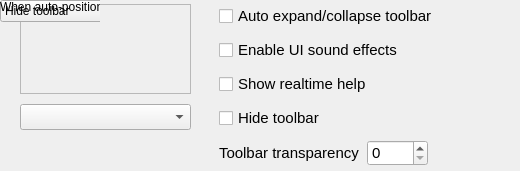
<widget class="QWidget" name="pageUi">
         <property name="sizePolicy">
          <sizepolicy hsizetype="Preferred" vsizetype="Maximum">
           <horstretch>0</horstretch>
           <verstretch>0</verstretch>
          </sizepolicy>
         </property>
         <layout class="QHBoxLayout" name="layoutPageUi">
          <property name="spacing"><number>28</number></property>
          <property name="leftMargin"><number>20</number></property>
          <property name="topMargin"><number>4</number></property>
          <property name="rightMargin"><number>12</number></property>
          <property name="bottomMargin"><number>4</number></property>
          <item>
           <layout class="QVBoxLayout" name="layoutUiPreview">
            <property name="spacing"><number>10</number></property>
            <item>
             <widget class="QFrame" name="frameToolbar">
              <property name="minimumSize"><size><width>171</width><height>90</height></size></property>
              <property name="maximumSize"><size><width>171</width><height>110</height></size></property>
              <property name="styleSheet"><string notr="true">color: rgb(255, 255, 255);</string></property>
              <property name="frameShape"><enum>QFrame::StyledPanel</enum></property>
              <property name="frameShadow"><enum>QFrame::Raised</enum></property>
              <layout class="QVBoxLayout" name="verticalLayout">
               <property name="spacing"><number>0</number></property>
               <property name="leftMargin"><number>8</number></property>
               <property name="topMargin"><number>8</number></property>
               <property name="rightMargin"><number>8</number></property>
               <property name="bottomMargin"><number>8</number></property>
               <item>
                <widget class="QLabel" name="labelToolbar">
                 <property name="enabled"><bool>false</bool></property>
                 <property name="styleSheet"><string notr="true"/></property>
                 <property name="text"><string/></property>
                </widget>
               </item>
              </layout>
             </widget>
            </item>
            <item>
             <widget class="QComboBox" name="cmbSkinSelect">
              <property name="minimumSize"><size><width>160</width><height>26</height></size></property>
              <property name="maximumSize"><size><width>171</width><height>26</height></size></property>
              <property name="font"><font><pointsize>11</pointsize><weight>50</weight><bold>false</bold></font></property>
             </widget>
            </item>
            <item>
             <spacer name="spacerUiPreviewBottom">
              <property name="orientation"><enum>Qt::Vertical</enum></property>
              <property name="sizeHint"><size><width>20</width><height>1</height></size></property>
             </spacer>
            </item>
           </layout>
          </item>
          <item>
           <layout class="QVBoxLayout" name="layoutUiOptions">
            <property name="spacing"><number>10</number></property>
            <item>
             <widget class="QCheckBox" name="ckbAutoExtend">
              <property name="font"><font><pointsize>11</pointsize><weight>50</weight><bold>false</bold></font></property>
              <property name="text"><string>Auto expand/collapse toolbar</string></property>
             </widget>
            </item>
            <item>
             <widget class="QCheckBox" name="ckbEnableUiAudioEffect">
              <property name="font"><font><pointsize>11</pointsize><weight>50</weight><bold>false</bold></font></property>
              <property name="text"><string>Enable UI sound effects</string></property>
             </widget>
            </item>
            <item>
             <widget class="QCheckBox" name="ckbDispRealHelp">
              <property name="font"><font><pointsize>11</pointsize><weight>50</weight><bold>false</bold></font></property>
              <property name="text"><string>Show realtime help</string></property>
             </widget>
            </item>
            <item>
             <widget class="QCheckBox" name="ckbHideToolbar">
              <property name="font"><font><pointsize>11</pointsize><weight>50</weight><bold>false</bold></font></property>
              <property name="text"><string>Hide toolbar</string></property>
             </widget>
            </item>
            <item>
             <layout class="QHBoxLayout" name="layoutToolbarTransparency">
              <property name="spacing"><number>8</number></property>
              <item>
               <widget class="QLabel" name="label_26">
                <property name="font"><font><pointsize>11</pointsize><weight>50</weight><bold>false</bold></font></property>
                <property name="text"><string>Toolbar transparency</string></property>
               </widget>
              </item>
              <item>
               <widget class="QSpinBox" name="spbToolbarTransparency">
                <property name="minimumSize"><size><width>61</width><height>26</height></size></property>
                <property name="maximumSize"><size><width>61</width><height>26</height></size></property>
                <property name="font"><font><pointsize>11</pointsize><weight>50</weight><bold>false</bold></font></property>
               </widget>
              </item>
              <item>
               <spacer name="spacerToolbarTransparency">
                <property name="orientation"><enum>Qt::Horizontal</enum></property>
                <property name="sizeHint"><size><width>40</width><height>20</height></size></property>
               </spacer>
              </item>
             </layout>
            </item>
            <item>
             <spacer name="spacerUiOptionsBottom">
              <property name="orientation"><enum>Qt::Vertical</enum></property>
              <property name="sizeHint"><size><width>20</width><height>1</height></size></property>
             </spacer>
            </item>
           </layout>
          </item>
          <item>
           <spacer name="spacerUiRight">
            <property name="orientation"><enum>Qt::Horizontal</enum></property>
            <property name="sizeHint"><size><width>40</width><height>20</height></size></property>
           </spacer>
          </item>
         </layout>
         <widget class="QWidget" name="hiddenUiLegacyWidgets">
          <property name="visible"><bool>false</bool></property>
          <widget class="QLabel" name="labelUi">
           <property name="visible"><bool>false</bool></property>
           <property name="text"><string>Interface settings</string></property>
          </widget>
          <widget class="QLabel" name="label_24">
           <property name="visible"><bool>false</bool></property>
           <property name="text"><string>Options</string></property>
          </widget>
          <widget class="QCheckBox" name="ckbAutoLocate">
           <property name="visible"><bool>false</bool></property>
           <property name="text"><string>Auto-position toolbar</string></property>
          </widget>
          <widget class="QComboBox" name="cmbWhenLossLocation">
           <property name="visible"><bool>false</bool></property>
           <item><property name="text"><string>Hide toolbar</string></property></item>
           <item><property name="text"><string>Top-left of desktop</string></property></item>
           <item><property name="text"><string>Top-right of desktop</string></property></item>
           <item><property name="text"><string>Bottom-left of desktop</string></property></item>
           <item><property name="text"><string>Bottom-right of desktop</string></property></item>
          </widget>
          <widget class="QLabel" name="labelLossLocate">
           <property name="visible"><bool>false</bool></property>
           <property name="text"><string>When auto-position fails</string></property>
          </widget>
         </widget>
        </widget>
